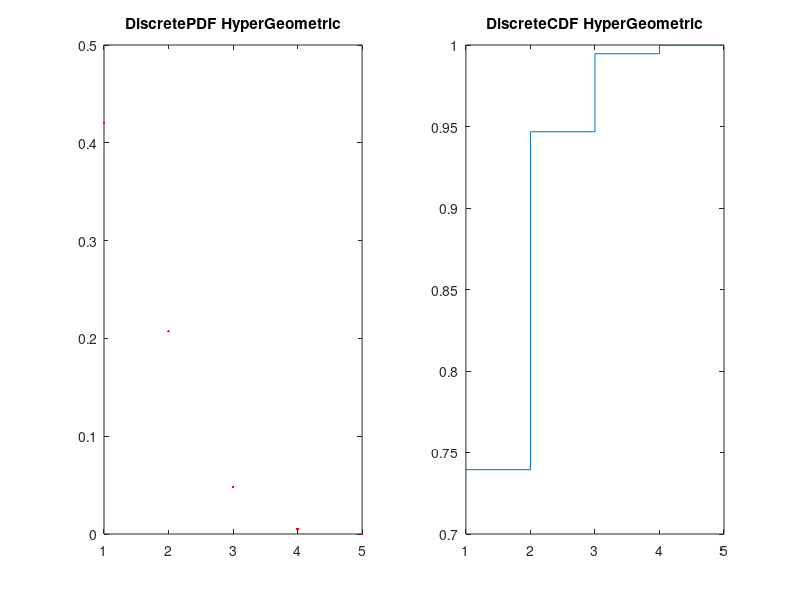
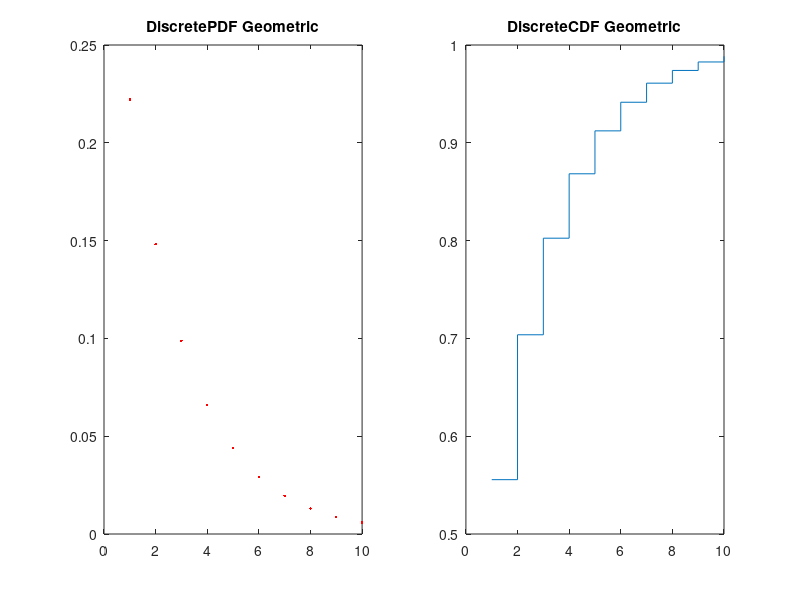
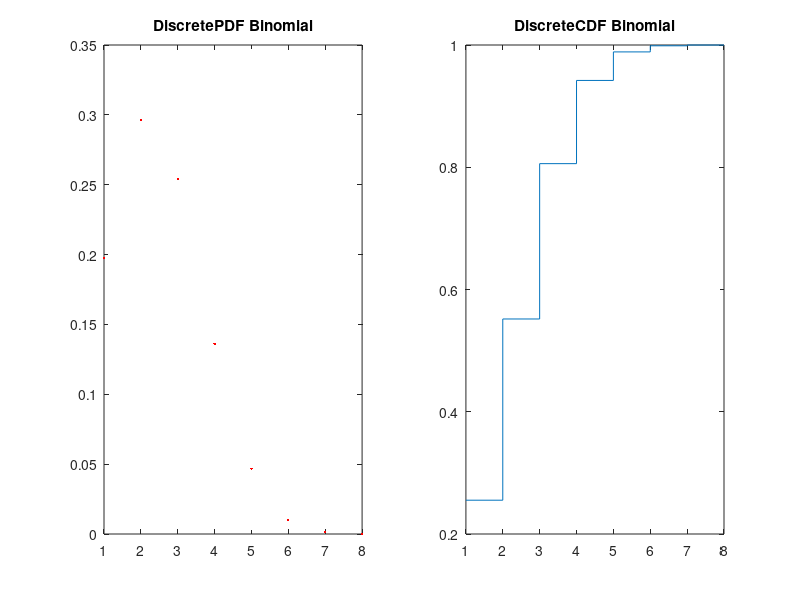
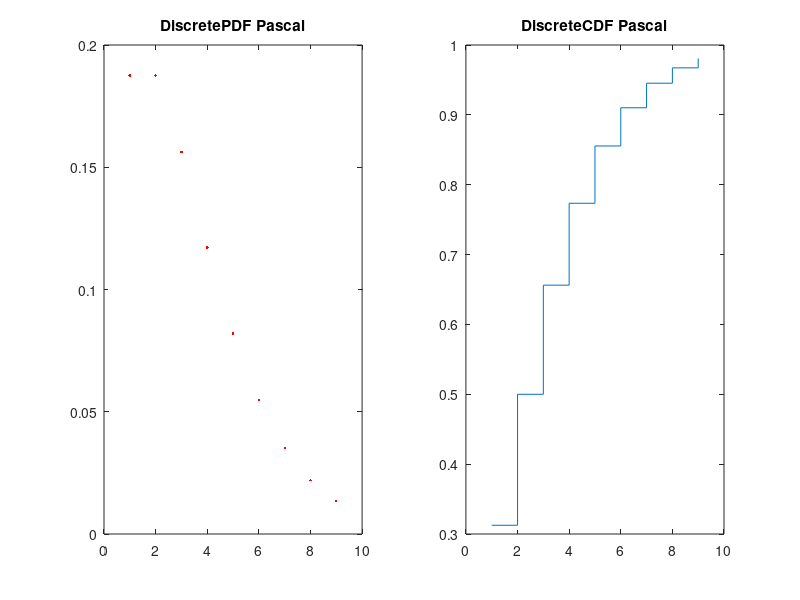

Here is the MATLAB script that generated these plots, in order:
figure;

subplot(1,2,1);
plot(1:5,hygepdf(1:5,100,20,5),'.r');
title('DiscretePDF HyperGeometric');

subplot(1,2,2);
stairs(1:5,hygecdf(1:5,100,20,5));
title('DiscreteCDF HyperGeometric');

figure;

subplot(1,2,1);
plot(1:10,geopdf(1:10,1/3),'.r');
title('DiscretePDF Geometric');

subplot(1,2,2);
stairs(1:10,geocdf(1:10,1/3));
title('DiscreteCDF Geometric');

figure;

subplot(1,2,1);
plot(1:8,binopdf(1:8,8,3/10),'.r');
title('DiscretePDF Binomial');

subplot(1,2,2);
stairs(1:8,binocdf(1:8,8,3/10));
title('DiscreteCDF Binomial');

figure;

subplot(1,2,1);
plot(1:9,nbinpdf(1:9,3,1/2),'.r');
title('DiscretePDF Pascal');

subplot(1,2,2);
stairs(1:9,nbincdf(1:9,3,1/2));
title('DiscreteCDF Pascal');

figure;

subplot(1,2,1);
plot(1:9,poisspdf(1:9,5),'.r');
title('DiscretePDF Poisson');

subplot(1,2,2);
stairs(1:9,poisscdf(1:9,5));
title('DiscreteCDF Poisson');

figure;

subplot(1,2,1);
plot(linspace(-4,8),normpdf(linspace(-4,8),0,1));
title('ContinuousPDF Normal');

subplot(1,2,2);
plot(linspace(-4,8),normcdf(linspace(-4,8),0,1));
title('ContinuousCDF Normal');

figure;

subplot(1,2,1);
plot(linspace(0,10),exppdf(linspace(0,10),1/2));
title('ContinuousPDF Exponential');

subplot(1,2,2);
plot(linspace(0,10),expcdf(linspace(0,10),1/2));
title('ContinuousCDF Exponential');

figure;

subplot(1,2,1);
plot(linspace(0,1),betapdf(linspace(0,1),2,5));
title('ContinuousPDF Beta');

subplot(1,2,2);
plot(linspace(0,1),betacdf(linspace(0,1),2,5));
title('ContinuousCDF Beta');

figure;

subplot(1,2,1);
plot(linspace(0,4),gampdf(linspace(0,4),1/4,1));
title('ContinuousPDF Gamma');

subplot(1,2,2);
plot(linspace(0,4),gamcdf(linspace(0,4),1/4,1));
title('ContinuousCDF Gamma');

figure;

subplot(1,2,1);
plot(linspace(-4,4),tpdf(linspace(-4,4),1));
title('ContinuousPDF Student');

subplot(1,2,2);
plot(linspace(-4,4),tcdf(linspace(-4,4),1));
title('ContinuousCDF Student');

figure;

subplot(1,2,1);
plot(linspace(0,3),fpdf(linspace(0,3),100,100));
title('ContinuousPDF Snedecor-Fischer');

subplot(1,2,2);
plot(linspace(0,3),fcdf(linspace(0,3),100,100));
title('ContinuousCDF Snedecor-Fischer');